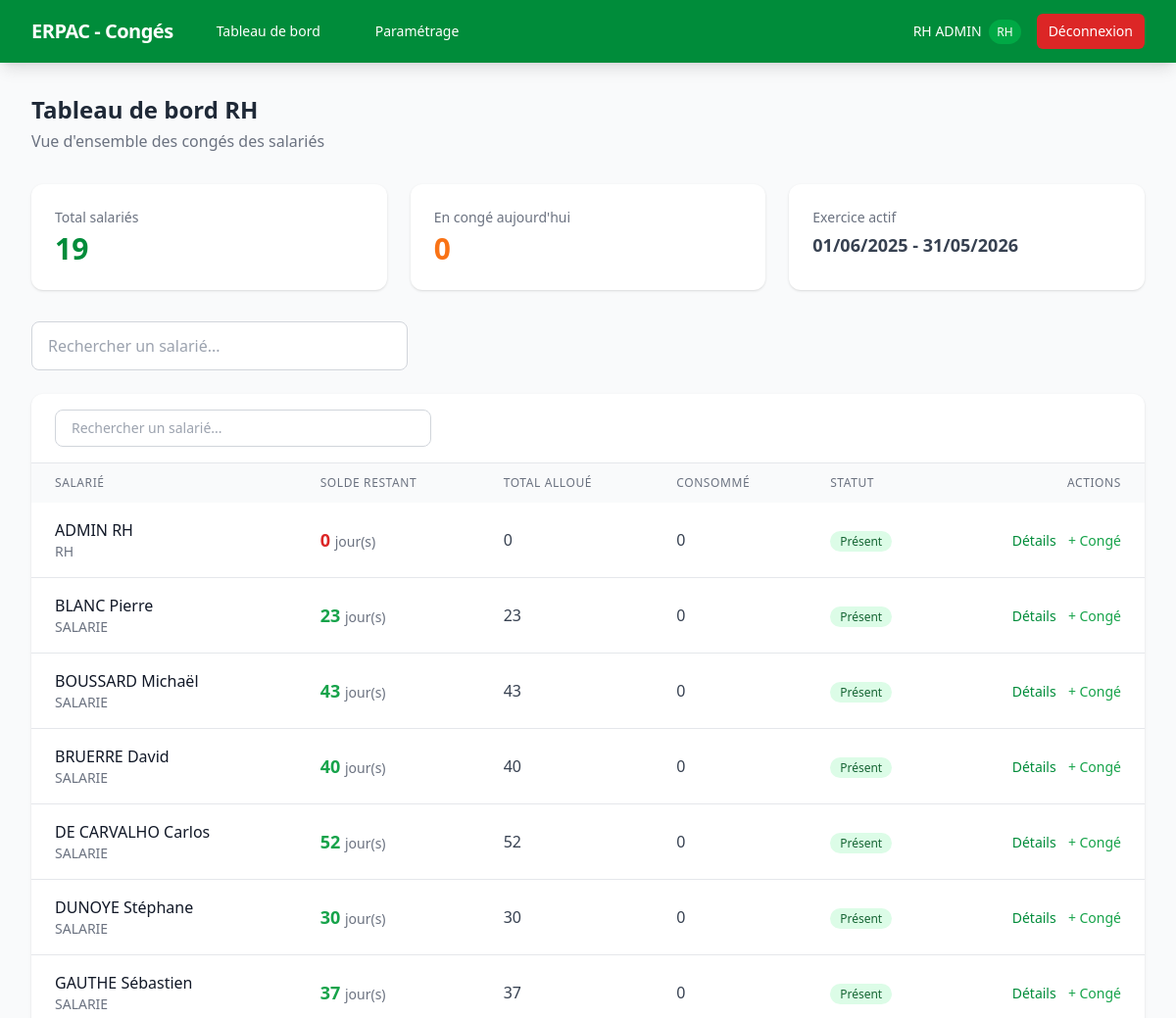
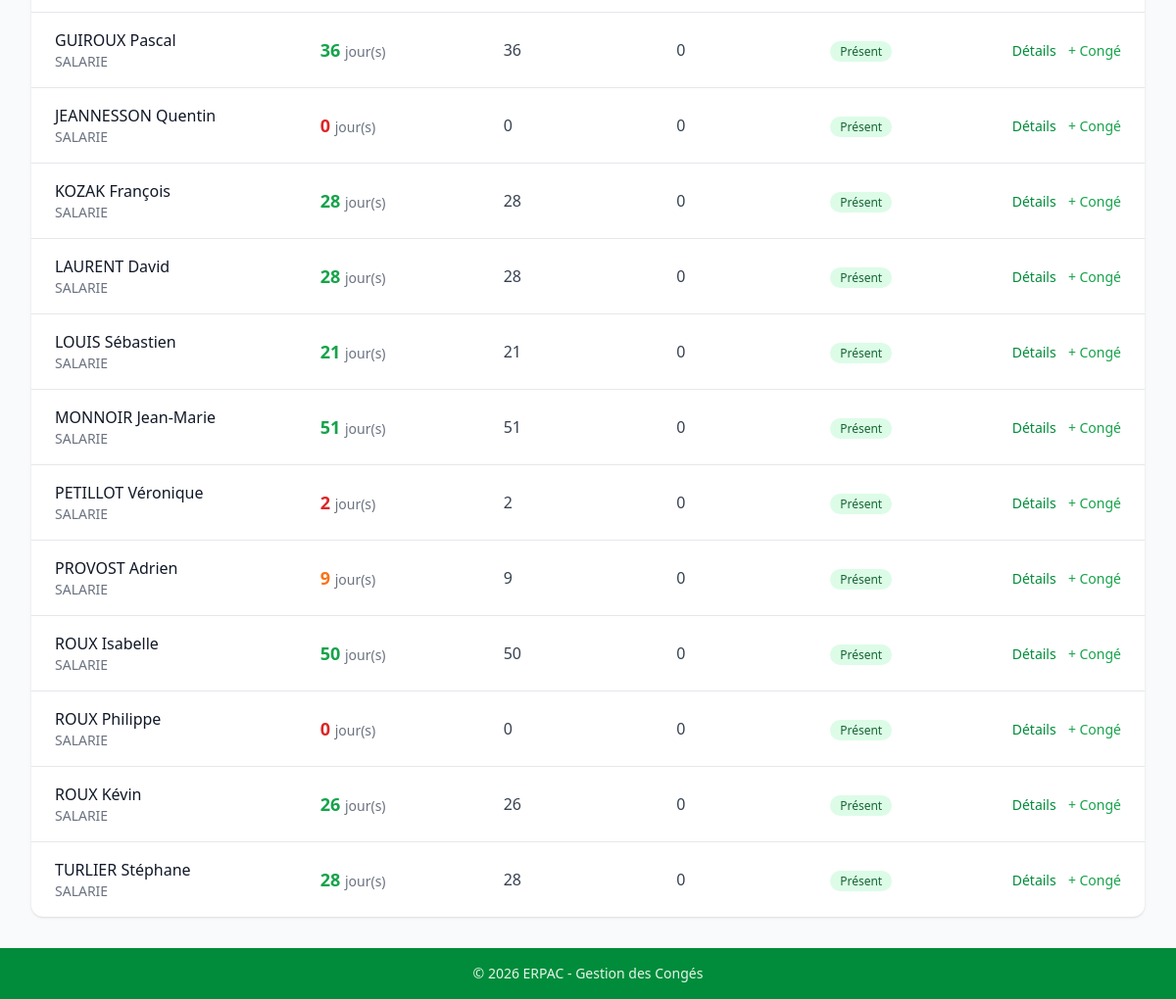
/rh/dashboard (signed in), run on the app's committed database (2 pictures, top to bottom).
### models/user.py (models this page shows, shortened)
class User(UserMixin, db.Model):
    __tablename__ = "users"
    id = db.Column(db.Integer, primary_key=True)
    nom = db.Column(db.String(100), nullable=False)
    prenom = db.Column(db.String(100), nullable=False)
    identifiant = db.Column(db.String(100), unique=True, nullable=False)
    mot_de_passe_hash = db.Column(db.String(200), nullable=False)
    role = db.Column(db.String(20), nullable=False, default="salarie")  # "rh" ou "salarie"
    actif = db.Column(db.Boolean, default=True)
    date_embauche = db.Column(db.Date, nullable=True)
    conges = db.relationship("Conge", backref="utilisateur", lazy=True, cascade="all, delete-orphan")
    allocations = db.relationship("AllocationConge", backref="utilisateur", lazy=True, cascade="all, delete-orphan")

### models/parametrage.py (models this page shows, shortened)
class ParametrageAnnuel(db.Model):
    __tablename__ = "parametrage_annuel"
    id = db.Column(db.Integer, primary_key=True)
    debut_exercice = db.Column(db.Date, nullable=False)
    fin_exercice = db.Column(db.Date, nullable=False)
    jours_conges_defaut = db.Column(db.Integer, nullable=False, default=25)
    actif = db.Column(db.Boolean, default=True)
    allocations = db.relationship("AllocationConge", backref="parametrage", lazy=True, cascade="all, delete-orphan")

### routes/rh.py (the view, shortened to what this page needs)
@rh_bp.route("/dashboard")
@rh_required
def dashboard():
    salaries = User.query.filter_by(actif=True).order_by(User.nom).all()
    param = get_parametrage_actif()
    salaries_data = []
    for s in salaries:
        solde_info = calculer_solde(s.id)
        conges_en_cours = Conge.query.filter(
            Conge.user_id == s.id,
            Conge.date_debut <= datetime.today().date(),
            Conge.date_fin >= datetime.today().date(),
        ).count()
        salaries_data.append({
            "user": s,
            "solde": solde_info,
            "conges_en_cours": conges_en_cours,
        })
    chart_labels = []
    chart_soldes_restants = []
    for item in salaries_data:
        user = item["user"]
        solde = item["solde"]
        chart_labels.append(f"{user.prenom} {user.nom}")
        chart_soldes_restants.append(solde.get("solde_restant", 0))
    calendar_events = []
    if param:
        conges_exercice = Conge.query.filter(
            Conge.date_debut <= param.fin_exercice,
            Conge.date_fin >= param.debut_exercice,
        ).all()
    total_salaries = len(salaries)
    total_en_conge = sum(1 for s in salaries_data if s["conges_en_cours"] > 0)
    return render_template(
        "rh/dashboard.html",
        salaries_data=salaries_data,
        total_salaries=total_salaries,
        total_en_conge=total_en_conge,
        parametrage=param,
        chart_labels=chart_labels,
        chart_soldes_restants=chart_soldes_restants,
        calendar_events=calendar_events,
    )

### models/parametrage.py (called while the page is built)
    @property
    def total_jours(self):
        return self.jours_alloues + self.jours_anciennete + self.jours_report

### routes/rh.py (called while the page is built)
def rh_required(f):
    @wraps(f)
    @login_required
    def decorated_function(*args, **kwargs):
        if current_user.role != "rh":
            flash("Accès réservé aux gestionnaires RH.", "error")
            return redirect(url_for("auth.login"))
        return f(*args, **kwargs)
    return decorated_function

### services/solde.py (called while the page is built)
def get_parametrage_actif():
    return ParametrageAnnuel.query.filter_by(actif=True).first()

def get_allocation(user_id, parametrage_id=None):
    if parametrage_id is None:
        param = get_parametrage_actif()
        if param is None:
            return None
        parametrage_id = param.id
    return AllocationConge.query.filter_by(
        user_id=user_id,
        parametrage_id=parametrage_id,
    ).first()

def calculer_jours_consommes(user_id, parametrage_id=None):
    param = None
    if parametrage_id:
        param = ParametrageAnnuel.query.get(parametrage_id)
    else:
        param = get_parametrage_actif()
    if param is None:
        return 0
    from sqlalchemy import func
    result = db.session.query(func.coalesce(func.sum(Conge.nb_jours_ouvrables), 0)).filter(
        Conge.user_id == user_id,
        Conge.date_debut >= param.debut_exercice,
        Conge.date_fin <= param.fin_exercice,
        Conge.type_conge.in_(["CP", "Anciennete"]),
    ).scalar()
    return result

def calculer_solde(user_id, parametrage_id=None):
    allocation = get_allocation(user_id, parametrage_id)
    if allocation is None:
        return {"total_alloue": 0, "total_consomme": 0, "solde_restant": 0}
    pid = allocation.parametrage_id
    consomme = calculer_jours_consommes(user_id, pid)
    total = allocation.total_jours
    return {
        "total_alloue": total,
        "jours_conges": allocation.jours_alloues,
        "jours_anciennete": allocation.jours_anciennete,
        "jours_report": allocation.jours_report,
        "total_consomme": consomme,
        "solde_restant": total - consomme,
    }

### templates/rh/dashboard.html (shortened to what this page needs)
{% extends "base.html" %}
{% block content %}
<div class="mb-8">
    <h1 class="text-2xl font-bold text-gray-800">Tableau de bord RH</h1>
    <p class="text-gray-500 mt-1">Vue d'ensemble des congés des salariés</p>
</div>
<div class="grid grid-cols-1 md:grid-cols-3 gap-6 mb-8">
    <div class="bg-white rounded-xl shadow p-6">
        <div class="text-sm font-medium text-gray-500">Total salariés</div>
        <div class="text-3xl font-bold text-erpac-primary mt-1">{{ total_salaries }}</div>
    </div>
    <div class="bg-white rounded-xl shadow p-6">
        <div class="text-sm font-medium text-gray-500">En congé aujourd'hui</div>
        <div class="text-3xl font-bold text-orange-500 mt-1">{{ total_en_conge }}</div>
    </div>
    <div class="bg-white rounded-xl shadow p-6">
        <div class="text-sm font-medium text-gray-500">Exercice actif</div>
        <div class="text-lg font-bold text-gray-700 mt-1">
            {% if parametrage %}
                {{ parametrage.debut_exercice.strftime('%d/%m/%Y') }} - {{ parametrage.fin_exercice.strftime('%d/%m/%Y') }}
            {% else %}
                <span class="text-red-500">Non configuré</span>
            {% endif %}
        </div>
    </div>
</div>
<div class="mb-6" x-data="{ search: '' }">
    <input type="text" x-model="search" placeholder="Rechercher un salarié..."
           class="w-full md:w-96 px-4 py-3 border border-gray-300 rounded-lg focus:ring-2 focus:ring-erpac-primary focus:border-erpac-primary">
</div>
<div class="bg-white rounded-xl shadow overflow-hidden" x-data="{ search: '' }">
    <div class="px-6 py-4 border-b">
        <input type="text" x-model="search" placeholder="Rechercher un salarié..."
               class="w-full md:w-96 px-4 py-2 border border-gray-300 rounded-lg focus:ring-2 focus:ring-erpac-primary focus:border-erpac-primary text-sm">
    </div>
    <table class="w-full">
        <thead class="bg-gray-50">
            <tr>
                <th class="px-6 py-3 text-left text-xs font-medium text-gray-500 uppercase tracking-wider">Salarié</th>
                <th class="px-6 py-3 text-left text-xs font-medium text-gray-500 uppercase tracking-wider">Solde restant</th>
                <th class="px-6 py-3 text-left text-xs font-medium text-gray-500 uppercase tracking-wider">Total alloué</th>
                <th class="px-6 py-3 text-left text-xs font-medium text-gray-500 uppercase tracking-wider">Consommé</th>
                <th class="px-6 py-3 text-left text-xs font-medium text-gray-500 uppercase tracking-wider">Statut</th>
                <th class="px-6 py-3 text-right text-xs font-medium text-gray-500 uppercase tracking-wider">Actions</th>
            </tr>
        </thead>
        <tbody class="divide-y divide-gray-200">
            {% for data in salaries_data %}
            <tr class="hover:bg-gray-50 transition"
                x-show="search === '' || '{{ data.user.nom|lower }} {{ data.user.prenom|lower }}'.includes(search.toLowerCase())">
                <td class="px-6 py-4">
                    <div class="font-medium text-gray-900">{{ data.user.nom }} {{ data.user.prenom }}</div>
                    <div class="text-sm text-gray-500">{{ data.user.role|upper }}</div>
                </td>
                <td class="px-6 py-4">
                    <span class="text-lg font-bold {% if data.solde.solde_restant <= 5 %}text-red-600{% elif data.solde.solde_restant <= 10 %}text-orange-500{% else %}text-green-600{% endif %}">
                        {{ data.solde.solde_restant }}
                    </span>
                    <span class="text-sm text-gray-500">jour(s)</span>
                </td>
                <td class="px-6 py-4 text-gray-700">{{ data.solde.total_alloue }}</td>
                <td class="px-6 py-4 text-gray-700">{{ data.solde.total_consomme }}</td>
                <td class="px-6 py-4">
                    {% if data.conges_en_cours > 0 %}
                        <span class="bg-orange-100 text-orange-800 text-xs font-medium px-2.5 py-0.5 rounded-full">En congé</span>
                    {% else %}
                        <span class="bg-green-100 text-green-800 text-xs font-medium px-2.5 py-0.5 rounded-full">Présent</span>
                    {% endif %}
                </td>
                <td class="px-6 py-4 text-right space-x-2">
                    <a href="{{ url_for('rh.salarie_detail', user_id=data.user.id) }}"
                       class="text-erpac-primary hover:text-erpac-dark text-sm font-medium">Détails</a>
                    <a href="{{ url_for('rh.ajouter_conge', user_id=data.user.id) }}"
                       class="text-green-600 hover:text-green-800 text-sm font-medium">+ Congé</a>
                </td>
            </tr>
            {% endfor %}
        </tbody>
    </table>
</div>
{% endblock %}

### templates/base.html (shortened to what this page needs)
<!DOCTYPE html>
<html lang="fr">
<head>
    <link rel="stylesheet" href="{{ url_for('static', filename='css/tailwind.css') }}">
    <link rel="stylesheet" href="{{ url_for('static', filename='css/custom.css') }}">
</head>
<body class="bg-gray-50 min-h-screen flex flex-col">
    {% if current_user.is_authenticated %}
    <nav class="bg-erpac-primary text-white shadow-lg">
        <div class="max-w-7xl mx-auto px-4 sm:px-6 lg:px-8">
            <div class="flex items-center justify-between h-16">
                <div class="flex items-center space-x-8">
                    <span class="text-xl font-bold tracking-tight">ERPAC - Congés</span>
                    {% if current_user.role == 'rh' %}
                    <a href="{{ url_for('rh.dashboard') }}" class="hover:bg-erpac-dark px-3 py-2 rounded-md text-sm font-medium">Tableau de bord</a>
                    <a href="{{ url_for('rh.parametrage') }}" class="hover:bg-erpac-dark px-3 py-2 rounded-md text-sm font-medium">Paramétrage</a>
                    {% else %}
                    <a href="{{ url_for('salarie.accueil') }}" class="hover:bg-erpac-dark px-3 py-2 rounded-md text-sm font-medium">Mes congés</a>
                    {% endif %}
                </div>
                <div class="flex items-center space-x-4">
                    <span class="text-sm">{{ current_user.prenom }} {{ current_user.nom }}
                        <span class="bg-erpac-light text-xs px-2 py-1 rounded-full ml-1">{{ current_user.role|upper }}</span>
                    </span>
                    <a href="{{ url_for('auth.logout') }}" class="bg-red-600 hover:bg-red-700 px-3 py-2 rounded-md text-sm font-medium transition">Déconnexion</a>
                </div>
            </div>
        </div>
    </nav>
    {% endif %}
    <main class="flex-1">
        <div class="max-w-7xl mx-auto px-4 sm:px-6 lg:px-8 py-8">
            {% block content %}{% endblock %}
        </div>
    </main>
    <footer class="bg-erpac-primary text-erpac-100 text-center py-4 text-sm">
        &copy; {{ now().year if now is defined else "2026" }} ERPAC - Gestion des Congés
    </footer>
</body>
</html>

### static/css/custom.css (style rules this page uses)
* { transition-property: background-color, border-color, color, fill, stroke; transition-duration: 150ms; transition-timing-function: cubic-bezier(0.4, 0, 0.2, 1); }

### data on the page
User: prenom "RH", nom "ADMIN", role "RH", user.nom "ADMIN", user.prenom "RH", user.role "RH"
ParametrageAnnuel: debut_exercice "01/06/2025", fin_exercice "31/05/2026"
User: user.nom "BLANC", user.prenom "Pierre", user.role "SALARIE"
User: user.nom "BOUSSARD", user.prenom "Michaël", user.role "SALARIE"
User: user.nom "BRUERRE", user.prenom "David", user.role "SALARIE"
User: user.nom "DE CARVALHO", user.prenom "Carlos", user.role "SALARIE"
User: user.nom "DUNOYE", user.prenom "Stéphane", user.role "SALARIE"
User: user.nom "GAUTHE", user.prenom "Sébastien", user.role "SALARIE"
User: user.nom "GUIROUX", user.prenom "Pascal", user.role "SALARIE"
User: user.nom "JEANNESSON", user.prenom "Quentin", user.role "SALARIE"
User: user.nom "KOZAK", user.prenom "François", user.role "SALARIE"
User: user.nom "LAURENT", user.prenom "David", user.role "SALARIE"
User: user.nom "LOUIS", user.prenom "Sébastien", user.role "SALARIE"
User: user.nom "MONNOIR", user.prenom "Jean-Marie", user.role "SALARIE"
User: user.nom "PETILLOT", user.prenom "Véronique", user.role "SALARIE"
User: user.nom "PROVOST", user.prenom "Adrien", user.role "SALARIE"
User: user.nom "ROUX", user.prenom "Isabelle", user.role "SALARIE"
User: user.nom "ROUX", user.prenom "Philippe", user.role "SALARIE"
User: user.nom "ROUX", user.prenom "Kévin", user.role "SALARIE"
User: user.nom "TURLIER", user.prenom "Stéphane", user.role "SALARIE"

### other printed values
{{ total_salaries }} "19"
{{ total_en_conge }} "0"
{{ data.solde.solde_restant }} "0" "23" "43" "40" "52" "30" "37" "36" "0" "28" "28" "21" "51" "2" "9" "50" "0" "26" "28"
{{ data.solde.total_alloue }} "0" "23" "43" "40" "52" "30" "37" "36" "0" "28" "28" "21" "51" "2" "9" "50" "0" "26" "28"
{{ data.solde.total_consomme }} "0" "0" "0" "0" "0" "0" "0" "0" "0" "0" "0" "0" "0" "0" "0" "0" "0" "0" "0"
